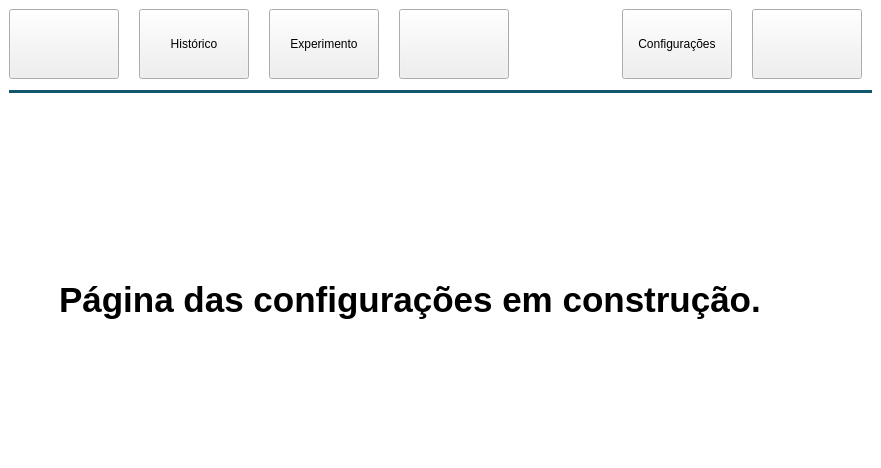
<?xml version="1.0" encoding="UTF-8"?>
<ui version="4.0">
 <class>MainWindow</class>
 <widget class="QMainWindow" name="MainWindow">
  <property name="geometry">
   <rect>
    <x>0</x>
    <y>0</y>
    <width>881</width>
    <height>468</height>
   </rect>
  </property>
  <property name="windowTitle">
   <string>MainWindow</string>
  </property>
  <property name="styleSheet">
   <string notr="true">#MainWindow{
background-color:white;
}

#centralwidget{
background-color:white;
}


#page {
background-color:white;
}</string>
  </property>
  <widget class="QWidget" name="centralwidget">
   <property name="styleSheet">
    <string notr="true"/>
   </property>
   <layout class="QVBoxLayout" name="verticalLayout_2">
    <property name="spacing">
     <number>0</number>
    </property>
    <property name="leftMargin">
     <number>0</number>
    </property>
    <property name="topMargin">
     <number>0</number>
    </property>
    <property name="rightMargin">
     <number>0</number>
    </property>
    <property name="bottomMargin">
     <number>0</number>
    </property>
    <item>
     <widget class="QStackedWidget" name="mainStack">
      <property name="styleSheet">
       <string notr="true">#headerLine1 {
color: #10576D;
}

#headerLine2{
color:#10576D;
}

</string>
      </property>
      <property name="currentIndex">
       <number>1</number>
      </property>
      <widget class="QWidget" name="inside_experiment"/>
      <widget class="QWidget" name="outside_experiment">
       <property name="styleSheet">
        <string notr="true"/>
       </property>
       <layout class="QVBoxLayout" name="verticalLayout">
        <property name="bottomMargin">
         <number>0</number>
        </property>
        <item>
         <layout class="QHBoxLayout" name="outside_experiment_header_layout" stretch="1,1,1,1,2,1,1">
          <property name="spacing">
           <number>20</number>
          </property>
          <property name="topMargin">
           <number>0</number>
          </property>
          <property name="rightMargin">
           <number>10</number>
          </property>
          <property name="bottomMargin">
           <number>5</number>
          </property>
          <item>
           <widget class="QPushButton" name="historyButton">
            <property name="sizePolicy">
             <sizepolicy hsizetype="Minimum" vsizetype="Minimum">
              <horstretch>0</horstretch>
              <verstretch>0</verstretch>
             </sizepolicy>
            </property>
            <property name="minimumSize">
             <size>
              <width>110</width>
              <height>60</height>
             </size>
            </property>
            <property name="maximumSize">
             <size>
              <width>300</width>
              <height>80</height>
             </size>
            </property>
            <property name="accessibleName">
             <string>histórico</string>
            </property>
            <property name="styleSheet">
             <string notr="true">qproperty-iconSize: 80px;</string>
            </property>
            <property name="text">
             <string/>
            </property>
            <property name="icon">
             <iconset resource="images/resources.qrc">
              <normaloff>:/lightHistory.png</normaloff>:/lightHistory.png</iconset>
            </property>
            <property name="iconSize">
             <size>
              <width>80</width>
              <height>80</height>
             </size>
            </property>
            <property name="checkable">
             <bool>true</bool>
            </property>
           </widget>
          </item>
          <item>
           <widget class="QToolButton" name="toolButton">
            <property name="sizePolicy">
             <sizepolicy hsizetype="Minimum" vsizetype="Minimum">
              <horstretch>0</horstretch>
              <verstretch>0</verstretch>
             </sizepolicy>
            </property>
            <property name="minimumSize">
             <size>
              <width>110</width>
              <height>60</height>
             </size>
            </property>
            <property name="maximumSize">
             <size>
              <width>300</width>
              <height>80</height>
             </size>
            </property>
            <property name="styleSheet">
             <string notr="true"/>
            </property>
            <property name="text">
             <string>Histórico</string>
            </property>
            <property name="icon">
             <iconset resource="images/resources.qrc">
              <normaloff>:/light_history.png</normaloff>:/light_history.png</iconset>
            </property>
            <property name="iconSize">
             <size>
              <width>80</width>
              <height>80</height>
             </size>
            </property>
            <property name="toolButtonStyle">
             <enum>Qt::ToolButtonTextUnderIcon</enum>
            </property>
           </widget>
          </item>
          <item>
           <widget class="QToolButton" name="toolButton_3">
            <property name="minimumSize">
             <size>
              <width>110</width>
              <height>70</height>
             </size>
            </property>
            <property name="maximumSize">
             <size>
              <width>300</width>
              <height>80</height>
             </size>
            </property>
            <property name="text">
             <string>Experimento</string>
            </property>
            <property name="icon">
             <iconset resource="images/resources.qrc">
              <normaloff>:/light_experiment.png</normaloff>:/light_experiment.png</iconset>
            </property>
            <property name="iconSize">
             <size>
              <width>70</width>
              <height>60</height>
             </size>
            </property>
            <property name="toolButtonStyle">
             <enum>Qt::ToolButtonTextUnderIcon</enum>
            </property>
           </widget>
          </item>
          <item>
           <widget class="QPushButton" name="experimentButton">
            <property name="sizePolicy">
             <sizepolicy hsizetype="Minimum" vsizetype="Minimum">
              <horstretch>0</horstretch>
              <verstretch>0</verstretch>
             </sizepolicy>
            </property>
            <property name="minimumSize">
             <size>
              <width>110</width>
              <height>60</height>
             </size>
            </property>
            <property name="maximumSize">
             <size>
              <width>300</width>
              <height>80</height>
             </size>
            </property>
            <property name="accessibleName">
             <string>experimento</string>
            </property>
            <property name="styleSheet">
             <string notr="true"/>
            </property>
            <property name="text">
             <string/>
            </property>
            <property name="icon">
             <iconset resource="images/resources.qrc">
              <normaloff>:/lightExperiment.png</normaloff>:/lightExperiment.png</iconset>
            </property>
            <property name="iconSize">
             <size>
              <width>80</width>
              <height>80</height>
             </size>
            </property>
            <property name="checkable">
             <bool>true</bool>
            </property>
           </widget>
          </item>
          <item>
           <spacer name="horizontalSpacer">
            <property name="orientation">
             <enum>Qt::Horizontal</enum>
            </property>
            <property name="sizeHint" stdset="0">
             <size>
              <width>40</width>
              <height>20</height>
             </size>
            </property>
           </spacer>
          </item>
          <item>
           <widget class="QToolButton" name="toolButton_2">
            <property name="minimumSize">
             <size>
              <width>110</width>
              <height>70</height>
             </size>
            </property>
            <property name="maximumSize">
             <size>
              <width>300</width>
              <height>80</height>
             </size>
            </property>
            <property name="text">
             <string>Configurações</string>
            </property>
            <property name="icon">
             <iconset resource="images/resources.qrc">
              <normaloff>:/light_configuration.png</normaloff>:/light_configuration.png</iconset>
            </property>
            <property name="iconSize">
             <size>
              <width>80</width>
              <height>60</height>
             </size>
            </property>
            <property name="toolButtonStyle">
             <enum>Qt::ToolButtonTextUnderIcon</enum>
            </property>
           </widget>
          </item>
          <item>
           <widget class="QPushButton" name="configurationButton">
            <property name="sizePolicy">
             <sizepolicy hsizetype="Minimum" vsizetype="Minimum">
              <horstretch>0</horstretch>
              <verstretch>0</verstretch>
             </sizepolicy>
            </property>
            <property name="minimumSize">
             <size>
              <width>110</width>
              <height>60</height>
             </size>
            </property>
            <property name="maximumSize">
             <size>
              <width>300</width>
              <height>80</height>
             </size>
            </property>
            <property name="accessibleName">
             <string>configurações</string>
            </property>
            <property name="text">
             <string/>
            </property>
            <property name="icon">
             <iconset>
              <normalon>:/lightConfiguration.png</normalon>
             </iconset>
            </property>
            <property name="iconSize">
             <size>
              <width>100</width>
              <height>100</height>
             </size>
            </property>
            <property name="checkable">
             <bool>true</bool>
            </property>
           </widget>
          </item>
         </layout>
        </item>
        <item>
         <widget class="Line" name="headerLine">
          <property name="sizePolicy">
           <sizepolicy hsizetype="Minimum" vsizetype="Fixed">
            <horstretch>10</horstretch>
            <verstretch>10</verstretch>
           </sizepolicy>
          </property>
          <property name="sizeIncrement">
           <size>
            <width>0</width>
            <height>0</height>
           </size>
          </property>
          <property name="styleSheet">
           <string notr="true">#headerLine {
color: #10576D;
}</string>
          </property>
          <property name="frameShadow">
           <enum>QFrame::Plain</enum>
          </property>
          <property name="lineWidth">
           <number>4</number>
          </property>
          <property name="orientation">
           <enum>Qt::Horizontal</enum>
          </property>
         </widget>
        </item>
        <item>
         <widget class="QStackedWidget" name="outside_experiment_stack">
          <property name="currentIndex">
           <number>1</number>
          </property>
          <widget class="QWidget" name="history_page">
           <widget class="QLabel" name="label">
            <property name="geometry">
             <rect>
              <x>60</x>
              <y>120</y>
              <width>591</width>
              <height>141</height>
             </rect>
            </property>
            <property name="font">
             <font>
              <pointsize>26</pointsize>
              <bold>true</bold>
             </font>
            </property>
            <property name="text">
             <string>Página do histórico em construção.</string>
            </property>
           </widget>
          </widget>
          <widget class="QWidget" name="configuration_page">
           <widget class="QLabel" name="label_2">
            <property name="geometry">
             <rect>
              <x>50</x>
              <y>130</y>
              <width>701</width>
              <height>141</height>
             </rect>
            </property>
            <property name="font">
             <font>
              <pointsize>26</pointsize>
              <bold>true</bold>
             </font>
            </property>
            <property name="text">
             <string>Página das configurações em construção.</string>
            </property>
           </widget>
          </widget>
          <widget class="QWidget" name="experiment_page">
           <layout class="QVBoxLayout" name="verticalLayout_3">
            <property name="topMargin">
             <number>5</number>
            </property>
            <item>
             <layout class="QHBoxLayout" name="phases_layout">
              <property name="leftMargin">
               <number>5</number>
              </property>
              <property name="topMargin">
               <number>0</number>
              </property>
              <property name="rightMargin">
               <number>5</number>
              </property>
              <property name="bottomMargin">
               <number>5</number>
              </property>
              <item>
               <widget class="QPushButton" name="phase1_button">
                <property name="minimumSize">
                 <size>
                  <width>70</width>
                  <height>35</height>
                 </size>
                </property>
                <property name="styleSheet">
                 <string notr="true"/>
                </property>
                <property name="text">
                 <string>Etapa 1</string>
                </property>
               </widget>
              </item>
              <item>
               <widget class="QPushButton" name="phase2_button">
                <property name="minimumSize">
                 <size>
                  <width>70</width>
                  <height>35</height>
                 </size>
                </property>
                <property name="text">
                 <string>Etapa 2</string>
                </property>
               </widget>
              </item>
              <item>
               <widget class="QPushButton" name="phase3_button">
                <property name="minimumSize">
                 <size>
                  <width>70</width>
                  <height>35</height>
                 </size>
                </property>
                <property name="text">
                 <string>Etapa 3</string>
                </property>
               </widget>
              </item>
              <item>
               <widget class="QPushButton" name="calculations_button">
                <property name="minimumSize">
                 <size>
                  <width>70</width>
                  <height>35</height>
                 </size>
                </property>
                <property name="text">
                 <string>Cálculos</string>
                </property>
               </widget>
              </item>
              <item>
               <widget class="QPushButton" name="position_button">
                <property name="minimumSize">
                 <size>
                  <width>70</width>
                  <height>35</height>
                 </size>
                </property>
                <property name="text">
                 <string>Posição</string>
                </property>
               </widget>
              </item>
             </layout>
            </item>
            <item>
             <widget class="QStackedWidget" name="phases_stack">
              <property name="currentIndex">
               <number>3</number>
              </property>
              <widget class="QWidget" name="phase1_page">
               <layout class="QVBoxLayout" name="verticalLayout_4" stretch="1,12,2,1">
                <property name="bottomMargin">
                 <number>9</number>
                </property>
                <item>
                 <spacer name="verticalSpacer_2">
                  <property name="orientation">
                   <enum>Qt::Vertical</enum>
                  </property>
                  <property name="sizeHint" stdset="0">
                   <size>
                    <width>20</width>
                    <height>40</height>
                   </size>
                  </property>
                 </spacer>
                </item>
                <item>
                 <layout class="QGridLayout" name="phase1_gridLayout">
                  <property name="leftMargin">
                   <number>30</number>
                  </property>
                  <property name="rightMargin">
                   <number>30</number>
                  </property>
                  <property name="horizontalSpacing">
                   <number>80</number>
                  </property>
                  <property name="verticalSpacing">
                   <number>40</number>
                  </property>
                  <item row="1" column="1">
                   <widget class="QLineEdit" name="lineEdit_4">
                    <property name="sizePolicy">
                     <sizepolicy hsizetype="MinimumExpanding" vsizetype="MinimumExpanding">
                      <horstretch>0</horstretch>
                      <verstretch>0</verstretch>
                     </sizepolicy>
                    </property>
                    <property name="minimumSize">
                     <size>
                      <width>100</width>
                      <height>30</height>
                     </size>
                    </property>
                    <property name="maximumSize">
                     <size>
                      <width>500</width>
                      <height>40</height>
                     </size>
                    </property>
                   </widget>
                  </item>
                  <item row="0" column="0">
                   <widget class="QLineEdit" name="lineEdit">
                    <property name="sizePolicy">
                     <sizepolicy hsizetype="MinimumExpanding" vsizetype="MinimumExpanding">
                      <horstretch>0</horstretch>
                      <verstretch>0</verstretch>
                     </sizepolicy>
                    </property>
                    <property name="minimumSize">
                     <size>
                      <width>100</width>
                      <height>30</height>
                     </size>
                    </property>
                    <property name="maximumSize">
                     <size>
                      <width>500</width>
                      <height>40</height>
                     </size>
                    </property>
                   </widget>
                  </item>
                  <item row="2" column="1">
                   <widget class="QLineEdit" name="lineEdit_6">
                    <property name="sizePolicy">
                     <sizepolicy hsizetype="MinimumExpanding" vsizetype="MinimumExpanding">
                      <horstretch>0</horstretch>
                      <verstretch>0</verstretch>
                     </sizepolicy>
                    </property>
                    <property name="minimumSize">
                     <size>
                      <width>100</width>
                      <height>30</height>
                     </size>
                    </property>
                    <property name="maximumSize">
                     <size>
                      <width>500</width>
                      <height>40</height>
                     </size>
                    </property>
                   </widget>
                  </item>
                  <item row="0" column="1">
                   <widget class="QLineEdit" name="lineEdit_2">
                    <property name="sizePolicy">
                     <sizepolicy hsizetype="MinimumExpanding" vsizetype="MinimumExpanding">
                      <horstretch>0</horstretch>
                      <verstretch>0</verstretch>
                     </sizepolicy>
                    </property>
                    <property name="minimumSize">
                     <size>
                      <width>100</width>
                      <height>30</height>
                     </size>
                    </property>
                    <property name="maximumSize">
                     <size>
                      <width>500</width>
                      <height>40</height>
                     </size>
                    </property>
                   </widget>
                  </item>
                  <item row="2" column="0">
                   <widget class="QLineEdit" name="lineEdit_5">
                    <property name="sizePolicy">
                     <sizepolicy hsizetype="MinimumExpanding" vsizetype="MinimumExpanding">
                      <horstretch>0</horstretch>
                      <verstretch>0</verstretch>
                     </sizepolicy>
                    </property>
                    <property name="minimumSize">
                     <size>
                      <width>100</width>
                      <height>30</height>
                     </size>
                    </property>
                    <property name="maximumSize">
                     <size>
                      <width>500</width>
                      <height>40</height>
                     </size>
                    </property>
                   </widget>
                  </item>
                  <item row="1" column="0">
                   <widget class="QLineEdit" name="lineEdit_3">
                    <property name="sizePolicy">
                     <sizepolicy hsizetype="MinimumExpanding" vsizetype="MinimumExpanding">
                      <horstretch>0</horstretch>
                      <verstretch>0</verstretch>
                     </sizepolicy>
                    </property>
                    <property name="minimumSize">
                     <size>
                      <width>100</width>
                      <height>30</height>
                     </size>
                    </property>
                    <property name="maximumSize">
                     <size>
                      <width>500</width>
                      <height>40</height>
                     </size>
                    </property>
                   </widget>
                  </item>
                 </layout>
                </item>
                <item>
                 <spacer name="verticalSpacer">
                  <property name="orientation">
                   <enum>Qt::Vertical</enum>
                  </property>
                  <property name="sizeHint" stdset="0">
                   <size>
                    <width>20</width>
                    <height>40</height>
                   </size>
                  </property>
                 </spacer>
                </item>
                <item>
                 <layout class="QHBoxLayout" name="horizontalLayout" stretch="11,0,2">
                  <item>
                   <spacer name="horizontalSpacer_2">
                    <property name="orientation">
                     <enum>Qt::Horizontal</enum>
                    </property>
                    <property name="sizeHint" stdset="0">
                     <size>
                      <width>40</width>
                      <height>20</height>
                     </size>
                    </property>
                   </spacer>
                  </item>
                  <item>
                   <widget class="QToolButton" name="continuePhase1_button">
                    <property name="styleSheet">
                     <string notr="true"/>
                    </property>
                    <property name="text">
                     <string>Continuar</string>
                    </property>
                    <property name="icon">
                     <iconset resource="images/resources.qrc">
                      <normaloff>:/Arrow.png</normaloff>:/Arrow.png</iconset>
                    </property>
                    <property name="iconSize">
                     <size>
                      <width>30</width>
                      <height>30</height>
                     </size>
                    </property>
                    <property name="toolButtonStyle">
                     <enum>Qt::ToolButtonTextBesideIcon</enum>
                    </property>
                   </widget>
                  </item>
                  <item>
                   <spacer name="horizontalSpacer_3">
                    <property name="orientation">
                     <enum>Qt::Horizontal</enum>
                    </property>
                    <property name="sizeHint" stdset="0">
                     <size>
                      <width>40</width>
                      <height>20</height>
                     </size>
                    </property>
                   </spacer>
                  </item>
                 </layout>
                </item>
               </layout>
              </widget>
              <widget class="QWidget" name="phase2_page">
               <widget class="QToolButton" name="continuePhase2_button">
                <property name="geometry">
                 <rect>
                  <x>360</x>
                  <y>210</y>
                  <width>116</width>
                  <height>37</height>
                 </rect>
                </property>
                <property name="styleSheet">
                 <string notr="true"/>
                </property>
                <property name="text">
                 <string>Continuar</string>
                </property>
                <property name="icon">
                 <iconset resource="images/resources.qrc">
                  <normaloff>:/Arrow.png</normaloff>:/Arrow.png</iconset>
                </property>
                <property name="iconSize">
                 <size>
                  <width>30</width>
                  <height>30</height>
                 </size>
                </property>
                <property name="toolButtonStyle">
                 <enum>Qt::ToolButtonTextBesideIcon</enum>
                </property>
               </widget>
              </widget>
              <widget class="QWidget" name="phase3_page">
               <widget class="QToolButton" name="continuePhase3_button">
                <property name="geometry">
                 <rect>
                  <x>320</x>
                  <y>190</y>
                  <width>116</width>
                  <height>37</height>
                 </rect>
                </property>
                <property name="styleSheet">
                 <string notr="true"/>
                </property>
                <property name="text">
                 <string>Continuar</string>
                </property>
                <property name="icon">
                 <iconset resource="images/resources.qrc">
                  <normaloff>:/Arrow.png</normaloff>:/Arrow.png</iconset>
                </property>
                <property name="iconSize">
                 <size>
                  <width>30</width>
                  <height>30</height>
                 </size>
                </property>
                <property name="toolButtonStyle">
                 <enum>Qt::ToolButtonTextBesideIcon</enum>
                </property>
               </widget>
              </widget>
              <widget class="QWidget" name="calculations_page">
               <widget class="QToolButton" name="continueCalculations_button">
                <property name="geometry">
                 <rect>
                  <x>490</x>
                  <y>210</y>
                  <width>116</width>
                  <height>37</height>
                 </rect>
                </property>
                <property name="styleSheet">
                 <string notr="true"/>
                </property>
                <property name="text">
                 <string>Continuar</string>
                </property>
                <property name="icon">
                 <iconset resource="images/resources.qrc">
                  <normaloff>:/Arrow.png</normaloff>:/Arrow.png</iconset>
                </property>
                <property name="iconSize">
                 <size>
                  <width>30</width>
                  <height>30</height>
                 </size>
                </property>
                <property name="toolButtonStyle">
                 <enum>Qt::ToolButtonTextBesideIcon</enum>
                </property>
               </widget>
              </widget>
              <widget class="QWidget" name="position_page"/>
             </widget>
            </item>
           </layout>
          </widget>
         </widget>
        </item>
       </layout>
      </widget>
      <widget class="QWidget" name="after_experiment"/>
     </widget>
    </item>
   </layout>
  </widget>
 </widget>
 <resources>
  <include location="images/resources.qrc"/>
 </resources>
 <connections/>
</ui>
